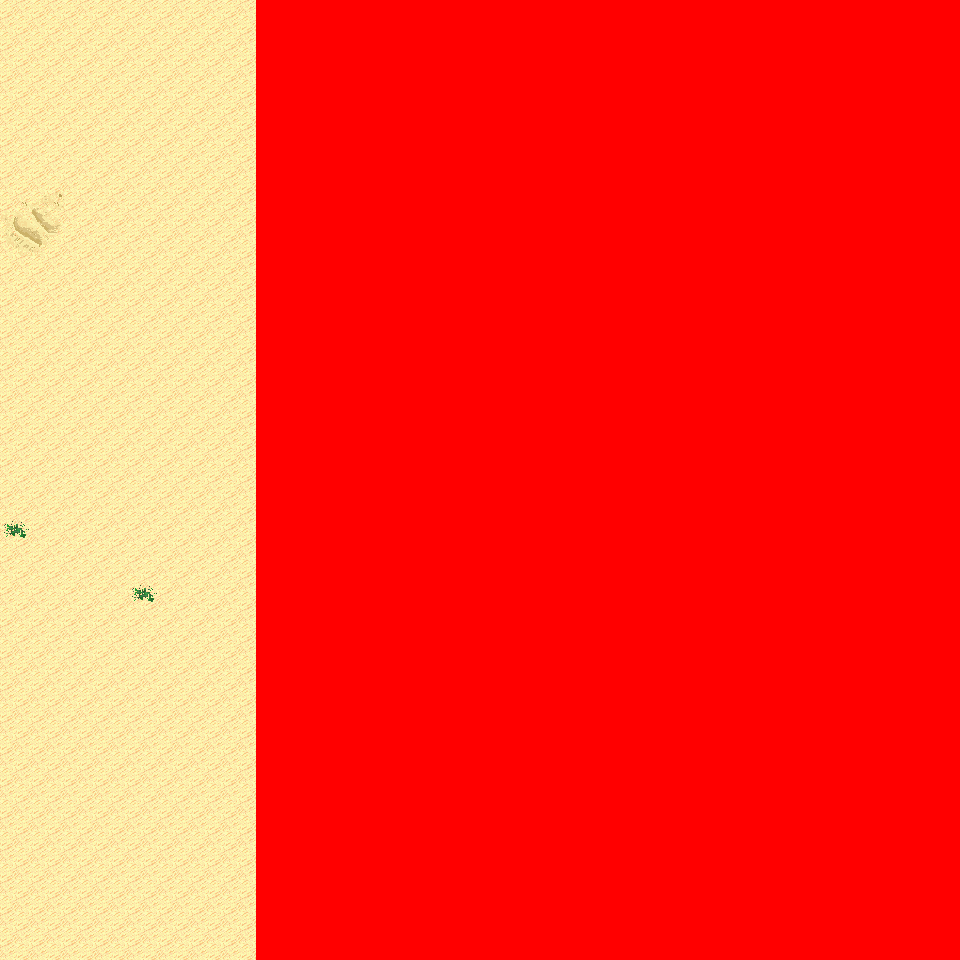

The image is a tile-based game level rendered from a .tmx file. Its description and source (layers, tilesets, objects; grid data summarised) follow:
An orthogonal 30x30 tile map with 32x32 px tiles, 6 tile layers (Ground, Object, Object2, Above, ...), 8 tilesets and 3 objects (3x mapchange).

<map version="1.0" orientation="orthogonal" renderorder="right-down" width="30" height="30" tilewidth="32" tileheight="32" nextobjectid="4">
  <tileset firstgid="1" name="tileset_logic_collision" tilewidth="32" tileheight="32" tilecount="1" columns="1">
    <image source="../drawable/tileset_logic_collision.png" width="32" height="32" />
  </tileset>
  <tileset firstgid="2" name="tileset_ground_ground" tilewidth="32" tileheight="32" tilecount="33" columns="3">
    <image source="../drawable/tileset_ground_ground.png" width="96" height="352" />
  </tileset>
  <tileset firstgid="35" name="tileset_ground_ridge_earth_pale" tilewidth="32" tileheight="32" tilecount="96" columns="12">
    <image source="../drawable/tileset_ground_ridge_earth_pale.png" width="384" height="256" />
  </tileset>
  <tileset firstgid="131" name="tileset_ground_ridge_earth_dark" tilewidth="32" tileheight="32" tilecount="96" columns="12">
    <image source="../drawable/tileset_ground_ridge_earth_dark.png" width="384" height="256" />
  </tileset>
  <tileset firstgid="227" name="tileset_terrain_desert" tilewidth="32" tileheight="32" tilecount="88" columns="8">
    <image source="../drawable/tileset_terrain_desert.png" width="256" height="352" />
  </tileset>
  <tileset firstgid="315" name="tileset_plant_tree_tree_darkgreen" tilewidth="32" tileheight="32" tilecount="88" columns="8">
    <image source="../drawable/tileset_plant_tree_tree_darkgreen.png" width="256" height="352" />
  </tileset>
  <tileset firstgid="403" name="tileset_ground_sand_2" tilewidth="32" tileheight="32" tilecount="15" columns="5">
    <image source="../drawable/tileset_ground_sand_2.png" width="160" height="96" />
  </tileset>
  <tileset firstgid="418" name="tileset_plant_cactus_2" tilewidth="32" tileheight="32" tilecount="10" columns="5">
    <image source="../drawable/tileset_plant_cactus_2.png" width="160" height="64" />
  </tileset>
  <layer name="Ground" width="30" height="30">
    <data>[900 cells, 900 non-empty, 9 distinct tile ids]</data>
  </layer>
  <layer name="Object" width="30" height="30">
    <data>[900 cells, 8 non-empty, 3 distinct tile ids]</data>
  </layer>
  <layer name="Object2" width="30" height="30">
    <data>[900 cells, 0 non-empty, 0 distinct tile ids]</data>
  </layer>
  <layer name="Above" width="30" height="30">
    <data>[900 cells, 4 non-empty, 2 distinct tile ids]</data>
  </layer>
  <layer name="Above2" width="30" height="30">
    <data>[900 cells, 0 non-empty, 0 distinct tile ids]</data>
  </layer>
  <layer name="Walkable" width="30" height="30">
    <data>[900 cells, 660 non-empty, 1 distinct tile ids]</data>
  </layer>
  <objectgroup name="MapEvents">
    <object id="1" name="north" type="mapchange" x="0" y="0" width="256" height="32">
      <properties>
        <property name="map" value="0_ados_mountain_n2_w2_x3_y0" />
        <property name="place" value="south" />
      </properties>
    </object>
    <object id="2" name="south" type="mapchange" x="0" y="928" width="256" height="32">
      <properties>
        <property name="map" value="0_ados_mountain_n2_w2_x3_y2" />
        <property name="place" value="north" />
      </properties>
    </object>
    <object id="3" name="west" type="mapchange" x="0" y="0" width="32" height="960">
      <properties>
        <property name="map" value="0_ados_mountain_n2_w2_x2_y1" />
        <property name="place" value="east" />
      </properties>
    </object>
  </objectgroup>
</map>
